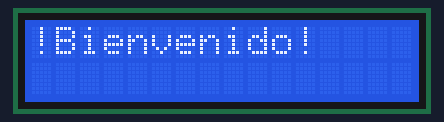
The sketch below on a simulated Arduino Uno, built with avr-gcc and run on an emulated ATmega328P. On the bench: 16×2 character LCD.

Above: at 0.1 s.
At 0.6 s:
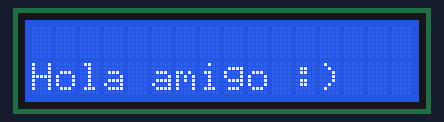
At 1.1 s:
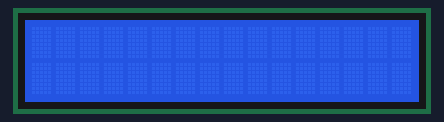

The sketch:

pantalla_lcd.ino
```cpp
//incluimos libreria para el LCD:
#include <LiquidCrystal.h>

// declarar pantalla LCD y asignar
LiquidCrystal lcd(12, 11, 5, 4, 3, 2);


void setup() {
  // iniciar pantalla indicando # de columnas y filas
  lcd.begin(16, 2);
  //Escribimos en la posicion 0,0
  lcd.setCursor(0,0);
  lcd.print("!Bienvenido!");
}
void loop() {
  // Esperamos 0.5 segundos
  delay(500);
  // Limpiamos la pantalla
  lcd.clear();
  //Escribimos en la posicion 0,1
  lcd.setCursor(0, 1);
  // Imprimimos en la pantalla
  lcd.print("Hola amigo :)");
  delay(500);
  // Limpiamos la pantalla
  lcd.clear();
  delay(500);
}
```

Measured:
- what the display in image 1 shows lasts 0.5 s, from 0.6 s to 1.1 s
- what the display in image 2 shows lasts 1.0 s, from 1.1 s to 2.1 s
